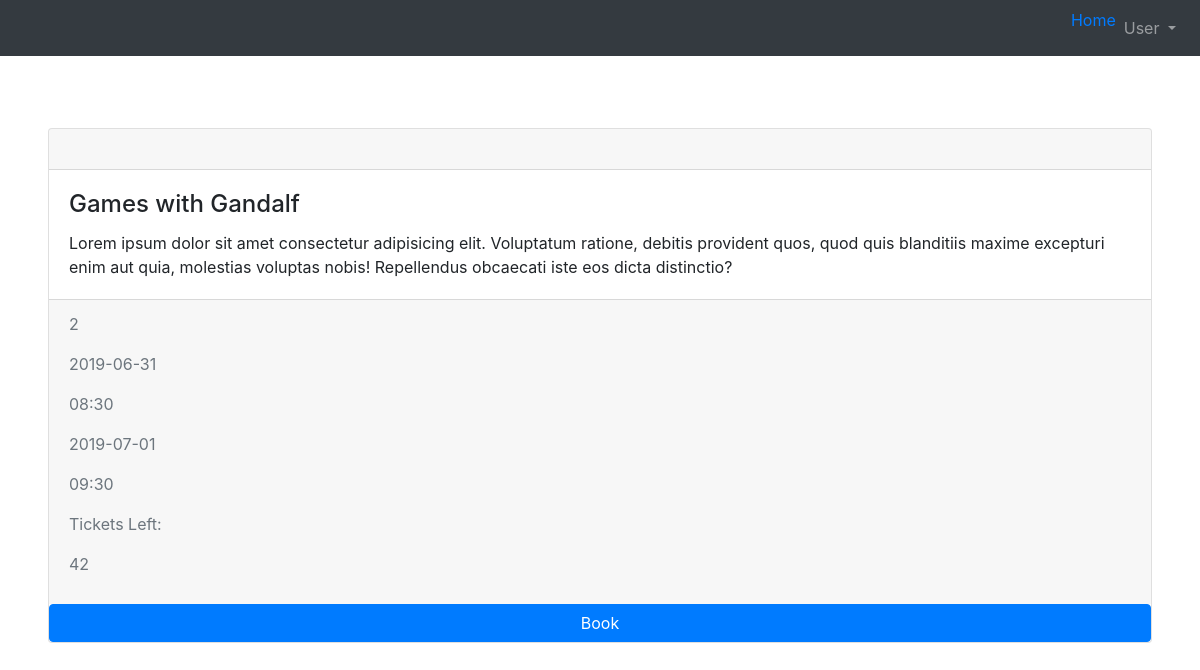
Before: /event/1 with the older database file.
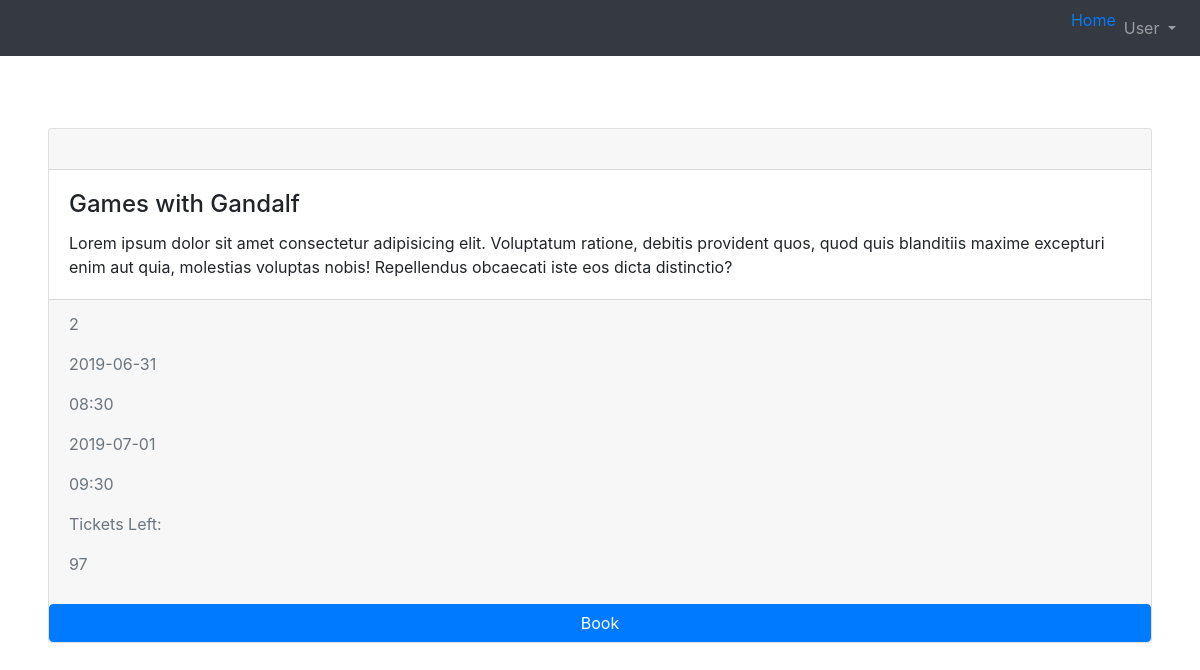
After: the same page with the newer database file.
### tables this page shows
CREATE TABLE 'events' ( eventID INTEGER PRIMARY KEY AUTOINCREMENT NOT NULL,'eventName' VARCHAR NOT NULL,'ticketsLeft' INTEGER NOT NULL,
  type VARCHAR NOT NULL,'startDate' date NOT NULL,'endDate' date NOT NULL,
  description VARCHAR NOT NULL,
  venueID INTEGER NOT NULL,
  adminID INTEGER NOT NULL
, 'endTime'  time NOT NULL  , 'startTime'  time NOT NULL  );

### application.py (the view, shortened to what this page needs)
@app.route("/event/<eventID>", methods=["GET", "POST"])
def event(eventID):
    if request.method == "GET":
        if not eventID or eventID.isdigit() is False:
            return redirect("/")
        else:
            event = db.execute(eventQry, eventID=eventID)
            if len(event) != 1:
                return redirect("/")
            else:
                return render_template("event.html", event=event[0])

### application.py (called while the page is built)
@app.after_request
def after_request(response):
    response.headers["Cache-Control"] = "no-cache, no-store, must-revalidate"
    response.headers["Expires"] = 0
    response.headers["Pragma"] = "no-cache"
    return response

### templates/event.html (shortened to what this page needs)
{% extends "base.html" %}
{% block body %}
<br>
<div class="card" centered>
    <div class="card-header">
    </div>
    <div class="card-body">
        <h4 class="card-title">{{ event.eventName }}</h4>
        <p class="card-text">{{ event.description }}</p>
    </div>
    <div class="card-footer text-muted">
        <p>{{event.venueID}}</p>
        <p>{{event.startDate}}</p>
        <p>{{event.startTime}}</p>
        <p>{{event.endDate}}</p>
        <p>{{event.endTime}}</p>
        <p>Tickets Left:</p>
        <p>{{ event.ticketsLeft }}</p>
    </div>
        <a href="{{ '/book/%s'%event.eventID|urlencode }}" class="btn btn-primary">Book</a>
    </div>
{%endblock %}

Changed rows visible on the page:
changed events "Games with Gandalf": ticketsLeft "42" → "97"
